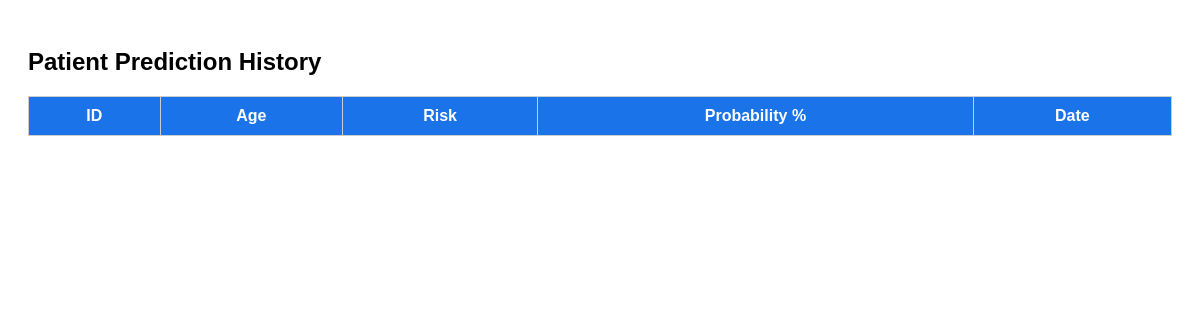
Before: /history with the older database file.
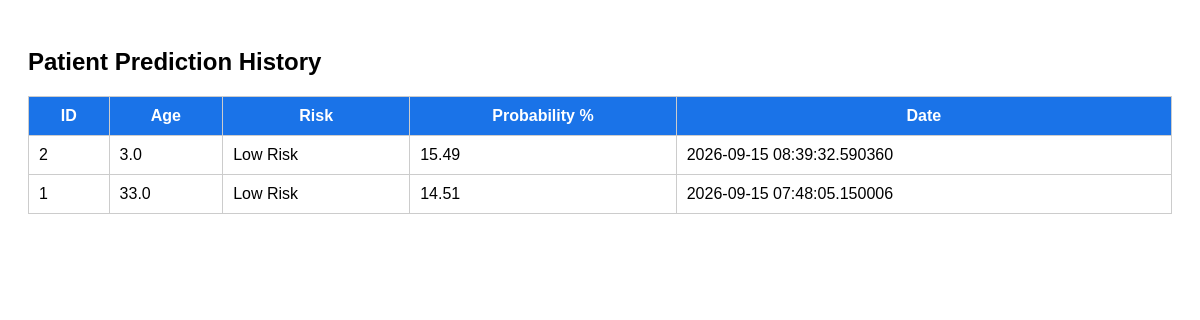
After: the same page with the newer database file.
### app.py (models this page shows)
class Patient(db.Model):
    id = db.Column(
        db.Integer,
        primary_key=True
    )
    age = db.Column(
        db.Float
    )
    gender = db.Column(
        db.Float
    )
    bmi = db.Column(
        db.Float
    )
    systolic = db.Column(
        db.Float
    )
    diastolic = db.Column(
        db.Float
    )
    cholesterol = db.Column(
        db.Float
    )
    risk = db.Column(
        db.String(50)
    )
    probability = db.Column(
        db.Float
    )
    date = db.Column(
        db.DateTime,
        default=datetime.utcnow
    )

### app.py (the view)
@app.route("/history")
def history():
    patients = Patient.query.order_by(
        Patient.date.desc()
    ).all()
    return render_template(
        "history.html",
        patients=patients
    )

### templates/history.html (shortened to what this page needs)
<!DOCTYPE html>
<html>
<head>
</head>
<body>
<h2>Patient Prediction History</h2>
<table>
    <tr>
        <th>ID</th>
        <th>Age</th>
        <th>Risk</th>
        <th>Probability %</th>
        <th>Date</th>
    </tr>
    {% for p in patients %}
    <tr>
        <td>{{ p.id }}</td>
        <td>{{ p.age }}</td>
        <td>{{ p.risk }}</td>
        <td>{{ p.probability }}</td>
        <td>{{ p.date }}</td>
    </tr>
    {% endfor %}
</table>
</body>
</html>

Changed rows visible on the page:
added Patient: id "2", age "3.0", risk "Low Risk", probability "15.49", date "2026-09-15 08:39:32.590360"
added Patient: id "1", age "33.0", risk "Low Risk", probability "14.51", date "2026-09-15 07:48:05.150006"
